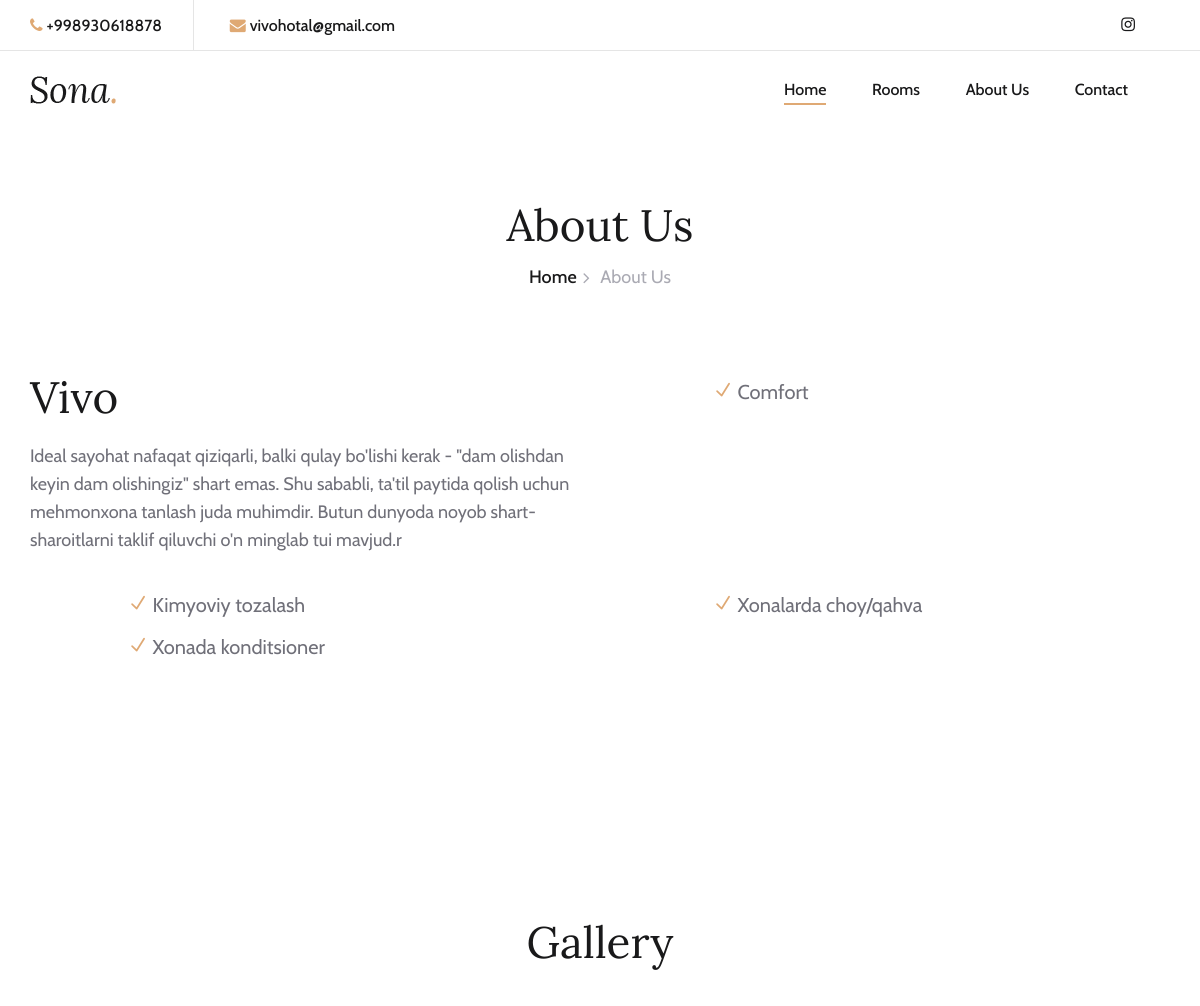
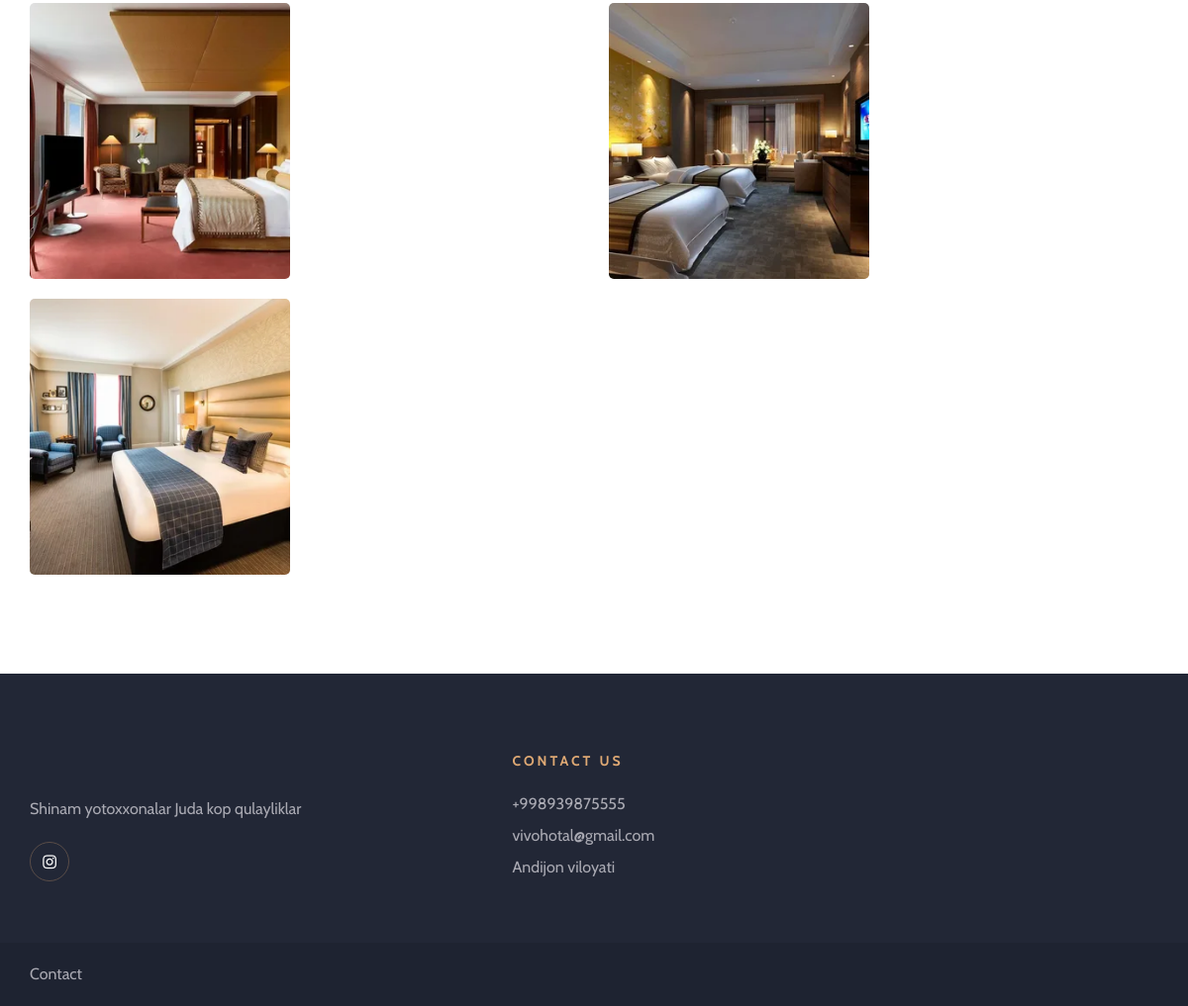
The page /about/ on the database its author committed (2 pictures, top to bottom).
### main/models.py (models this page shows, shortened)
class Info(models.Model):
    title = models.CharField(max_length=55)
    description = models.CharField(max_length=255)
    address = models.CharField(max_length=55)
    email = models.EmailField()
    phone_number = models.CharField(max_length=15, validators=[RegexValidator(r'^\+?1?\d{9,15}$', message="Telefon raqamingiz noto'g'ri")])
    extra_phone_number = models.CharField(max_length=15, validators=[RegexValidator(r'^\+?1?\d{9,15}$', message="Telefon raqamingiz noto'g'ri")])
    instagramm = models.CharField(max_length=55)

class About(models.Model):
    title = models.CharField(max_length=55, verbose_name='Nomi')
    description = models.CharField(max_length=555, verbose_name='Malumot')
    img = models.ImageField(upload_to='about_img/')

class Service(models.Model):
    name = models.CharField(max_length=100)
    class Meta:
        verbose_name = 'Xizmat'
        verbose_name_plural = 'Xizmatlar'

class Gallery(models.Model):
    img = models.ImageField(upload_to='gallery/')
    ROOM_TYPE_CHOICES =[
        ('Econom', 'Econom'),
        ('Comfort', 'Comfort'),
        ('Lux', 'Lux')
    ]
    title = models.CharField(max_length=25, choices=ROOM_TYPE_CHOICES)

### main/views.py (the view)
# urls.py: path('about/', about_view, name='about_us_url'),
def about_view(request):
    context = {
        'about': About.objects.all(),
        'services': Service.objects.all(),
        'l_gallery': Gallery.objects.all().order_by('-id')[:4],
        'info': Info.objects.last()
    }
    return render(request, 'about-us.html', context)

### templates/about-us.html (shortened to what this page needs)
{% extends 'base.html' %}
{% block content %}
    <div class="breadcrumb-section">
        <div class="container">
            <div class="row">
                <div class="col-lg-12">
                    <div class="breadcrumb-text">
                        <h2>About Us</h2>
                        <div class="bt-option">
                            <a href="./index.html">Home</a>
                            <span>About Us</span>
                        </div>
                    </div>
                </div>
            </div>
        </div>
    </div>
    <section class="aboutus-page-section spad">
        <div class="container">
            <div class="about-page-text">
                <div class="row">
                    {% for i in about %}
                    <div class="col-lg-6">
                        <div class="ap-title">
                            <h2>{{ i.title }}</h2>
                            <p>{{ i.description }}</p>
                        </div>
                    </div>
                    {% endfor %}
                    {% for i in services %}
                    <div class="col-lg-5 offset-lg-1">
                        <ul class="ap-services">
                            <li><i class="icon_check"></i>{{ i.name }}</li>
                        </ul>
                    </div>
                    {% endfor %}
                </div>
            </div>
        </div>
    </section>
    <section class="gallery-section spad">
        <div class="container">
            <div class="row">
                <div class="col-lg-12">
                    <div class="section-title">
                        <h2>Gallery</h2>
                    </div>
                </div>
            </div>
            <div class="row">
                {% for i in l_gallery %}
                <div class="col-lg-6">
                    <div class="row">
                        <div class="col-sm-6">
                            <div class="gallery-item set-bg" data-setbg="{{ i.img.url }}">
                            </div>
                        </div>
                    </div>
                </div>
                 {% endfor %}
            </div>
        </div>
    </section>
 {% endblock %}

### templates/base.html (shortened to what this page needs)
{% load static %}
<!DOCTYPE html>
<html lang="zxx">
<head>
    <link rel="stylesheet" href="{% static 'css/bootstrap.min.css' %}" type="text/css">
    <link rel="stylesheet" href="{% static 'css/font-awesome.min.css' %}" type="text/css">
    <link rel="stylesheet" href="{% static 'css/elegant-icons.css' %}" type="text/css">
    <link rel="stylesheet" href="{% static 'css/flaticon.css' %}" type="text/css">
    <link rel="stylesheet" href="{% static 'css/owl.carousel.min.css' %}" type="text/css">
    <link rel="stylesheet" href="{% static 'css/nice-select.css' %}" type="text/css">
    <link rel="stylesheet" href="{% static 'css/jquery-ui.min.css' %}" type="text/css">
    <link rel="stylesheet" href="{% static 'css/magnific-popup.css' %}" type="text/css">
    <link rel="stylesheet" href="{% static 'css/slicknav.min.css' %}" type="text/css">
    <link rel="stylesheet" href="{% static 'css/style.css' %}" type="text/css">
</head>
<body>
    <header class="header-section">
        <div class="top-nav">
            <div class="container">
                <div class="row">
                    <div class="col-lg-6">
                        <ul class="tn-left">
                            <li><i class="fa fa-phone"></i>{{ info.phone_number }}</li>
                            <li><i class="fa fa-envelope"></i>{{ info.email }}</li>
                        </ul>
                    </div>
                    <div class="col-lg-6">
                        <div class="tn-right">
                            <div class="top-social">
                                <a href="{{ info.instagramm }}"><i class="fa fa-instagram"></i></a>
                            </div>
                        </div>
                    </div>
                </div>
            </div>
        </div>
        <div class="menu-item">
            <div class="container">
                <div class="row">
                    <div class="col-lg-2">
                        <div class="logo">
                            <a href="./index.html">
                                <img src="img/logo.png" alt="">
                            </a>
                        </div>
                    </div>
                    <div class="col-lg-10">
                        <div class="nav-menu">
                            <nav class="mainmenu">
                                <ul>
                                    <li class="active"><a href="{% url 'index_url' %}">Home</a></li>
                                    <li><a href="{% url 'rooms_url' %}">Rooms</a></li>
                                    <li><a href="{% url 'about_us_url' %}">About Us</a></li>
                                    <li><a href="{% url 'contact_url' %}">Contact</a></li>
                                </ul>
                            </nav>
                        </div>
                    </div>
                </div>
            </div>
        </div>
    </header>
{% block content %}
{% endblock %}
    <footer class="footer-section">
        <div class="container">
            <div class="footer-text">
                <div class="row">
                    <div class="col-lg-4">
                        <div class="ft-about">
                            <div class="logo">
                            </div>
                            <p>{{ info.description }}</p>
                            <div class="fa-social">
                                <a href="{{ info.instagramm }}"><i class="fa fa-instagram"></i></a>
                            </div>
                        </div>
                    </div>
                    <div class="col-lg-3 offset-lg-1">
                        <div class="ft-contact">
                            <h6>Contact Us</h6>
                            <ul>
                                <li>{{ info.extra_phone_number }}</li>
                                <li>{{ info.email }}</li>
                                <li> {{ info.address }} </li>
                            </ul>
                        </div>
                    </div>
                    <div class="col-lg-3 offset-lg-1">
                    </div>
                </div>
            </div>
        </div>
        <div class="copyright-option">
            <div class="container">
                <div class="row">
                    <div class="col-lg-7">
                        <ul>
                            <li><a href="{% url 'contact_url' %}">Contact</a></li>
                        </ul>
                    </div>
                    <div class="col-lg-5">
                    </div>
                </div>
            </div>
        </div>
    </footer>
</body>
</html>

### rows shown on the page
Info: phone_number "+998930618878", email "vivohotal@gmail.com", description "Shinam yotoxxonalar Juda kop qulayliklar", extra_phone_number "+998939875555", address "Andijon viloyati"
About: title "Vivo", description "Ideal sayohat nafaqat qiziqarli, balki qulay bo'lishi kerak - \"dam olishdan keyin dam olishingiz\" shart emas. Shu sababli, ta'til paytida qolish uchun mehmonxona tanlash juda muhimdir. Butun dunyoda noyob shart-sharoitlarni taklif qiluvchi o'n minglab tui mavjud.r"
Service: name "Comfort"
Service: name "Kimyoviy tozalash"
Service: name "Xonalarda choy/qahva"
Service: name "Xonada konditsioner"
Gallery: shows a picture
Gallery: shows a picture
Gallery: shows a picture
